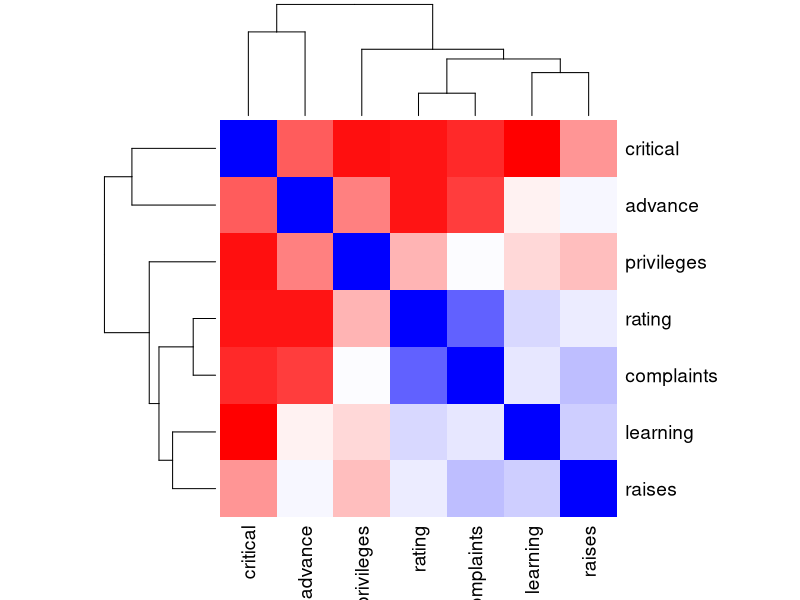

The R source for this figure:
## ---- chunk 1
knitr::opts_chunk$set(echo = TRUE)
## ---- chunk 2
summary(attitude)
## ---- chunk 3
cor(attitude)
## ---- chunk 4
cor_matrix <- cor(attitude)
heatmap(cor_matrix, symm = TRUE, col = colorRampPalette(c("red", "white", "blue"))(100), scale = "none")
## ---- chunk 5
linear_model <- lm(rating ~ complaints + privileges + learning + raises + critical + advance, data= attitude)
summary(linear_model)
